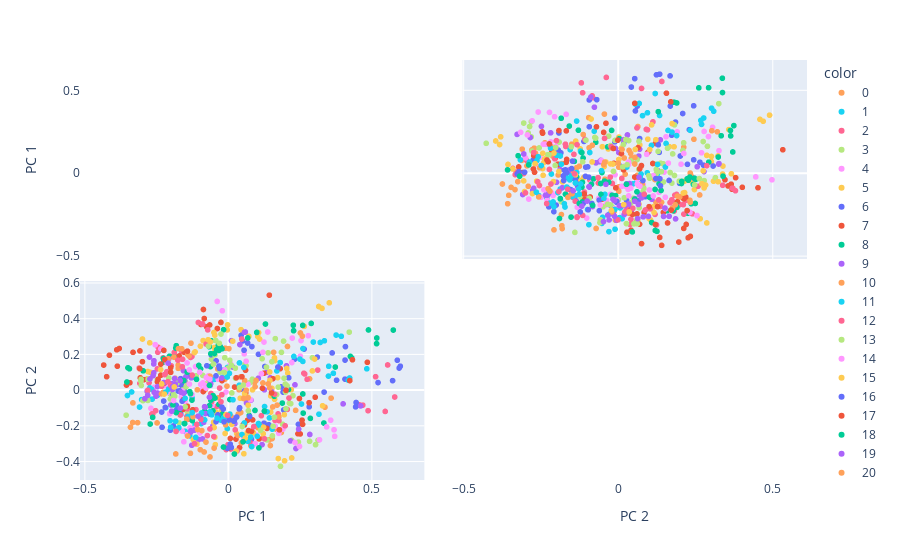

Notebook source saved alongside this figure:
### Markdown cell above
### PCA for each story

### Code cell
labels = {str(i): f"PC {i+1}" for i in range(2)}
#pca = PCA(n_components=2)
#components = pca.fit_transform(df_data) 

fig = px.scatter_matrix(
    transformed_embeddings_pca,
    color=df_all.no,
    color_discrete_map = {
                "original": "red",
                "first": "green",
                "second": "blue",
                "third": "magenta"},
    dimensions=range(2),
    labels=labels)
fig.update_traces(diagonal_visible=False)
fig.show()
